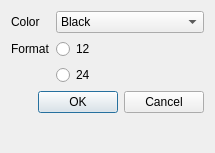
<?xml version="1.0" encoding="UTF-8"?>
<ui version="4.0">
 <class>Preference</class>
 <widget class="QDialog" name="Preference">
  <property name="geometry">
   <rect>
    <x>0</x>
    <y>0</y>
    <width>215</width>
    <height>153</height>
   </rect>
  </property>
  <property name="windowTitle">
   <string>Dialog</string>
  </property>
  <layout class="QFormLayout" name="formLayout">
   <item row="0" column="0">
    <widget class="QLabel" name="colorLabel">
     <property name="text">
      <string>Color</string>
     </property>
    </widget>
   </item>
   <item row="0" column="1">
    <widget class="QComboBox" name="colorBox">
     <property name="editable">
      <bool>false</bool>
     </property>
     <property name="currentText">
      <string>Black</string>
     </property>
     <item>
      <property name="text">
       <string>Black</string>
      </property>
     </item>
     <item>
      <property name="text">
       <string>Green</string>
      </property>
     </item>
     <item>
      <property name="text">
       <string>Red</string>
      </property>
     </item>
     <item>
      <property name="text">
       <string>Yellow</string>
      </property>
     </item>
    </widget>
   </item>
   <item row="2" column="0">
    <widget class="QLabel" name="Format">
     <property name="text">
      <string>Format</string>
     </property>
    </widget>
   </item>
   <item row="2" column="1">
    <widget class="QRadioButton" name="radio_12h">
     <property name="text">
      <string>12 </string>
     </property>
    </widget>
   </item>
   <item row="3" column="1">
    <widget class="QRadioButton" name="radio_24h">
     <property name="text">
      <string>24</string>
     </property>
    </widget>
   </item>
   <item row="4" column="0" colspan="2">
    <widget class="QDialogButtonBox" name="buttonBox">
     <property name="orientation">
      <enum>Qt::Horizontal</enum>
     </property>
     <property name="standardButtons">
      <set>QDialogButtonBox::Cancel|QDialogButtonBox::Ok</set>
     </property>
    </widget>
   </item>
  </layout>
 </widget>
 <resources/>
 <connections>
  <connection>
   <sender>buttonBox</sender>
   <signal>accepted()</signal>
   <receiver>Preference</receiver>
   <slot>accept()</slot>
   <hints>
    <hint type="sourcelabel">
     <x>248</x>
     <y>254</y>
    </hint>
    <hint type="destinationlabel">
     <x>157</x>
     <y>274</y>
    </hint>
   </hints>
  </connection>
  <connection>
   <sender>buttonBox</sender>
   <signal>rejected()</signal>
   <receiver>Preference</receiver>
   <slot>reject()</slot>
   <hints>
    <hint type="sourcelabel">
     <x>316</x>
     <y>260</y>
    </hint>
    <hint type="destinationlabel">
     <x>286</x>
     <y>274</y>
    </hint>
   </hints>
  </connection>
 </connections>
</ui>
